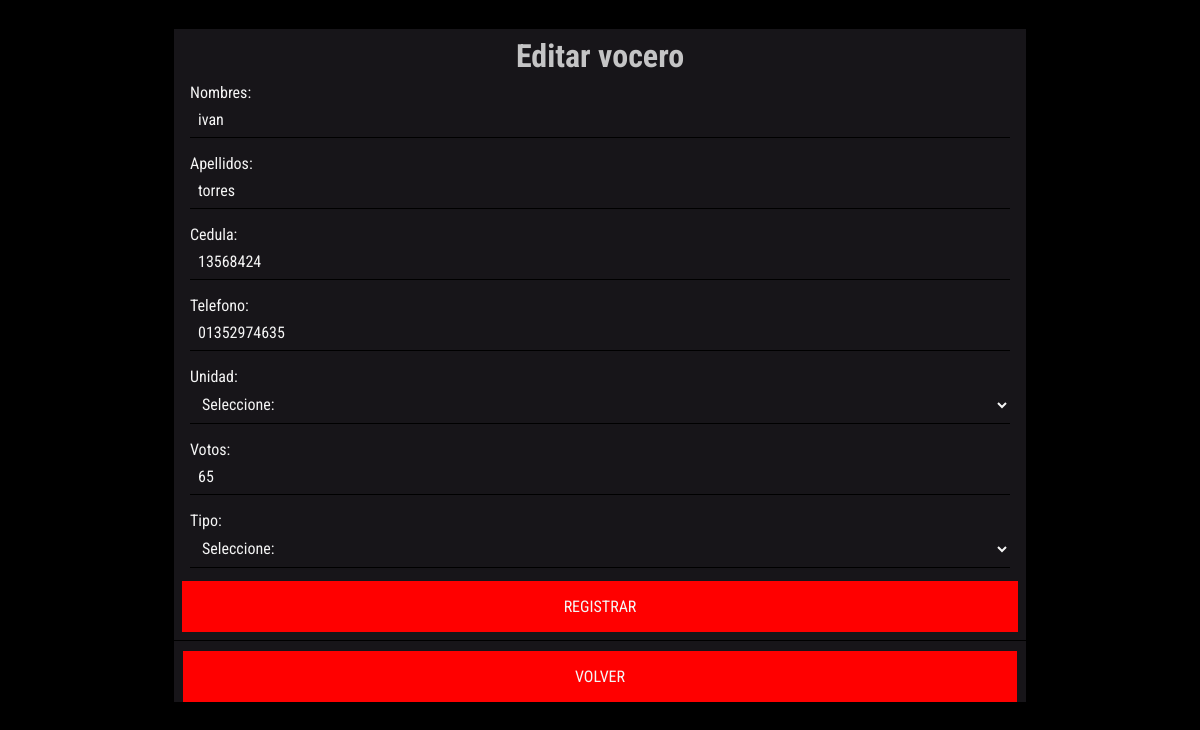
The app's page /editar/editarVocero.php?CI=13568424&id=1&V=3 (signed in) with its own data.
### tables this page shows
CREATE TABLE `voceros` (
  `id_vocero` int(8) NOT NULL,
  `id_cc` int(8) NOT NULL,
  `Nombre` varchar(30) NOT NULL,
  `Apellido` varchar(30) NOT NULL,
  `Cedula` varchar(12) NOT NULL,
  `Tlf` varchar(15) NOT NULL,
  `Unidad` varchar(40) NOT NULL,
  `Comite` varchar(100) NOT NULL,
  `Tipo` varchar(15) NOT NULL,
  `Votos` int(5) NOT NULL
);

### editar/editarVocero.php (the view, shortened to what this page needs)
<?php
$conexion = conectar();
$idCC = $_GET['id'];
$CI = $_GET['CI'];
$sqlVocero = "SELECT * FROM voceros WHERE Cedula = '$CI' ";
$respuestaVocero = mysqli_query($conexion, $sqlVocero);
while($traerVocero = mysqli_fetch_assoc($respuestaVocero)){
?>
<!DOCTYPE html>
<html>
<head>
	<link rel="stylesheet" type="text/css" href="../css/estiloMenu.css">
	<link rel="stylesheet" type="text/css" href="../css/estiloDatos.css">
</head>
<body style="background-color: black;">
	<div class="contenedor" style="margin-top: 45px;">
		<div class="formVoceros FormEdit">
		<form  method="POST" action="<?php $_SERVER['PHP_SELF']; ?>" >
			<h2 class="tituloFormV"> Editar vocero </h2>
			<p>
				<label for="Nombre"> Nombres: </label>
				<input type="text" name="name" id="Nombre" value="<?php echo $traerVocero['Nombre']; ?>" required>
			</p>
			<p>
				<label for="Apellido"> Apellidos: </label>
				<input type="text" name="apellido" id="Apellido" value="<?php echo $traerVocero['Apellido']; ?>" required>
			</p>
			<p>
				<label for="CI"> Cedula: </label>
				<input type="text" name="cedula" id="CI" value="<?php echo $traerVocero['Cedula']; ?>" required>
			</p>
			<p>
				<label for="Tlf"> Telefono: </label>
				<input type="text" name="tlf" id="Tlf" value="<?php echo $traerVocero['Tlf']; ?>" required>
			</p>
			<p>
				Unidad:
				<select name="unidad" id="Unidades" required>
					<option disabled selected hidden> Seleccione: </option>
				</select>
			</p>
			<p>
				<label for="Votos"> Votos: </label>
				<input type="text" name="votos" id="Votos" value="<?php echo $traerVocero['Votos']; ?>" required>
			</p>
			<p>
				Tipo:
				<select name="tipo" required>
					<option disabled selected hidden> Seleccione: </option>
				</select>
			</p>
			<button class="RegistrarVocero" name="Actualizar"> Registrar </button>
		</form>
		<?php
			}
		?>
		<a id="btnVolver" href="../DatosConcejo.php?id=<?php echo $idCC ?>" > Volver </a>
	</div>
</div>
</body>
</html>

### css/estiloMenu.css (style rules this page uses)
* { margin: 0; padding: 0; font-family: 'Roboto Condensed', sans-serif; box-sizing: border-box; }
body { background-color:#rgba(190, 190, 190, .9); }
a { text-decoration: none; color: rgba(230, 230, 230, .9); }
.contenedor { max-width: 900px; margin-left: auto; margin-right: auto; padding: 1.5em; }
.FormEdit { box-shadow: 0 0 20px 0 black; background-color: #171519; margin-top: -40px; }

### css/estiloDatos.css (style rules this page uses)
.tituloFormV { text-align: center; color: rgba(240, 240, 240, .8); font-size: 2em; }
.formVoceros form p { margin: 0; padding: 0.5em; }
.formVoceros option { color:black; }
.formVoceros form button, .formVoceros form input, .formVoceros form select, .formVoceros form { width: 100%; padding: .5em; border: none; background:none; border-bottom: 1px solid black; outline: none; color: whitesmoke; font-size: 1em; }
.formVoceros form button { background-color: red; border: 0; text-transform: uppercase; padding: 1em; text-align: center; margin-top: 5px; cursor: pointer; }
#btnVolver { width: 98%; background-color: red; border: 0; text-transform: uppercase; padding: 1em; margin: 10px auto; display: block; text-align: center; color: whitesmoke; cursor: pointer; }
.formVoceros > * { padding: 0.5em; }

### records on screen
voceros: name "ivan", apellido "torres", cedula "13568424", tlf "01352974635", votos "65"
